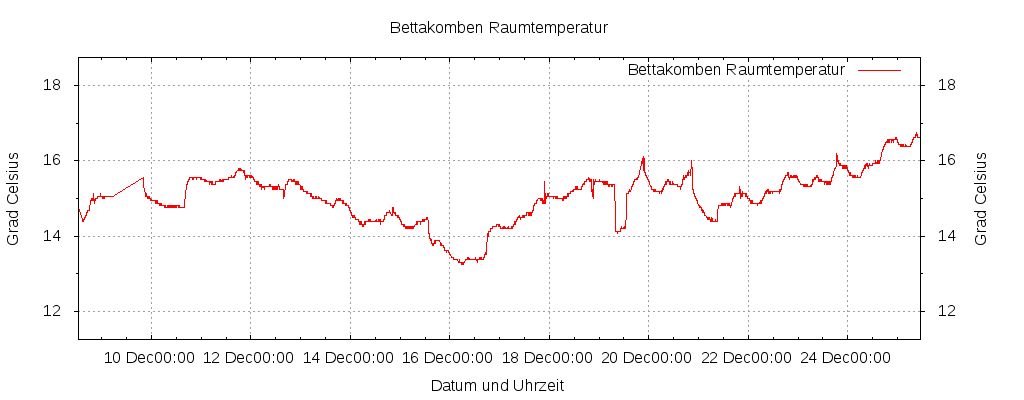

The gnuplot source for this figure:
set datafile separator ","
set xdata time
set timefmt "%Y-%m-%d %H:%M:%S"
set format x "%d %h%H:%M"
set xrange [ "2013-12-08 12:45:59" : "2013-12-25 11:05:16" ]
#set autoscale y 
set yrange [ 11.25 : 18.75 ]
set ytics out mirror 2
set ylabel "Grad Celsius"
set y2range [ 11.25 : 18.75 ]
set y2tics out mirror 2
set y2label "Grad Celsius"
set mxtics 4
set mytics 2
set grid x y
set xlabel "Datum und Uhrzeit"
set title " Bettakomben Raumtemperatur"
set output "temp6.png"
set style fill solid border -1
set style line 1 lt 2 lw 1
set pointsize .5
set sample 45
set terminal png size 1024,400
set terminal png
plot "temp6.dat" using 1:2 title "Bettakomben Raumtemperatur"  with lines
